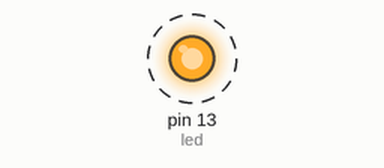
Recording of a sketch running on a simulated Arduino Uno, built with avr-gcc and run on an emulated ATmega328P. On the bench: output pins drawn as LEDs (lit = HIGH). Dashed ring = blinking.

Above: at 0.5 s.
Timing chart, 0 to 4.6 s (numbered marks = the images above):
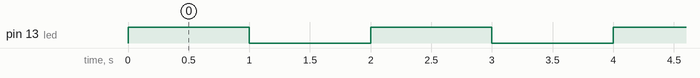

Measured:
- by itself, pin 13 (led): alternates HIGH for 1.0 s and LOW for 1.0 s

The sketch:

blinkLed.ino
```cpp
int led = 13;
int del = 1000;

void setup() {
pinMode(led, OUTPUT);
}

void loop() {
digitalWrite(led, HIGH);
delay(del);
digitalWrite(led, LOW);
delay(del);
}
```
